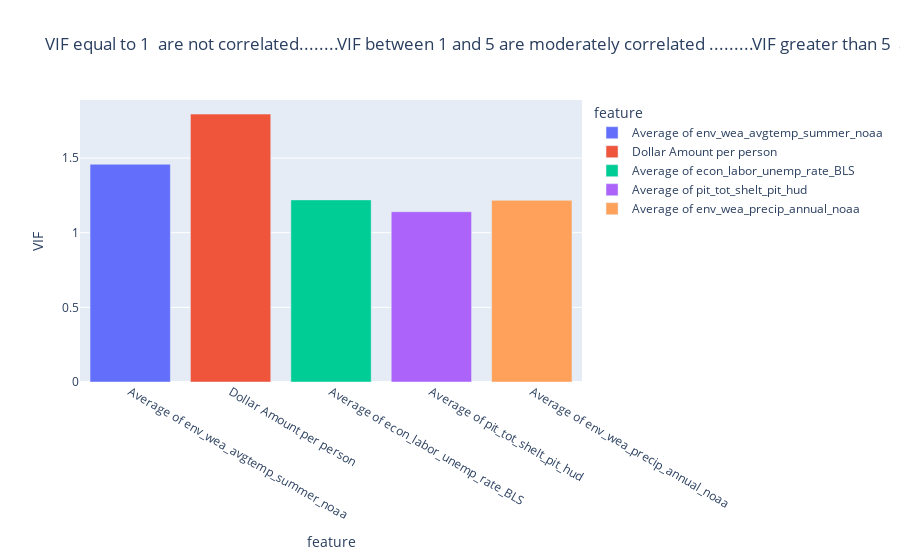

The notebook cell saved with this chart:
### Code cell
vif1 = calc_vif_from_scratch(State_Homelessness_Population_Factors_dd_new_features[['Average of env_wea_avgtemp_summer_noaa',
'Dollar Amount per person',
'Average of econ_labor_unemp_rate_BLS',
'Average of pit_tot_shelt_pit_hud',
'Average of env_wea_precip_annual_noaa']])
import plotly.express as px

fig = px.bar(vif1, x='feature', y='VIF', color='feature', title ='VIF equal to 1  are not correlated' '........' 'VIF between 1 and 5 are moderately correlated ''.........''VIF greater than 5  are highly correlated.')#,'VIF between 1 and 5 = variables are moderately correlated', 'VIF greater than 5 = variables are highly correlated')
fig.show()

### Figure 1 — Plotly figure (JSON) as saved in the notebook; plotly's stock layout.template omitted (floating-point values rounded to 4 significant figures)
{"data": [{"alignmentgroup": "True", "hovertemplate": "feature=%{x}<br>VIF=%{y}<extra></extra>", "legendgroup": "Average of env_wea_avgtemp_summer_noaa", "marker": {"color": "#636efa", "pattern": {"shape": ""}}, "name": "Average of env_wea_avgtemp_summer_noaa", "offsetgroup": "Average of env_wea_avgtemp_summer_noaa", "orientation": "v", "showlegend": true, "textposition": "auto", "type": "bar", "x": ["Average of env_wea_avgtemp_summer_noaa"], "xaxis": "x", "y": [1.459], "yaxis": "y"}, {"alignmentgroup": "True", "hovertemplate": "feature=%{x}<br>VIF=%{y}<extra></extra>", "legendgroup": "Dollar Amount per person", "marker": {"color": "#EF553B", "pattern": {"shape": ""}}, "name": "Dollar Amount per person", "offsetgroup": "Dollar Amount per person", "orientation": "v", "showlegend": true, "textposition": "auto", "type": "bar", "x": ["Dollar Amount per person"], "xaxis": "x", "y": [1.795], "yaxis": "y"}, {"alignmentgroup": "True", "hovertemplate": "feature=%{x}<br>VIF=%{y}<extra></extra>", "legendgroup": "Average of econ_labor_unemp_rate_BLS", "marker": {"color": "#00cc96", "pattern": {"shape": ""}}, "name": "Average of econ_labor_unemp_rate_BLS", "offsetgroup": "Average of econ_labor_unemp_rate_BLS", "orientation": "v", "showlegend": true, "textposition": "auto", "type": "bar", "x": ["Average of econ_labor_unemp_rate_BLS"], "xaxis": "x", "y": [1.22], "yaxis": "y"}, {"alignmentgroup": "True", "hovertemplate": "feature=%{x}<br>VIF=%{y}<extra></extra>", "legendgroup": "Average of pit_tot_shelt_pit_hud", "marker": {"color": "#ab63fa", "pattern": {"shape": ""}}, "name": "Average of pit_tot_shelt_pit_hud", "offsetgroup": "Average of pit_tot_shelt_pit_hud", "orientation": "v", "showlegend": true, "textposition": "auto", "type": "bar", "x": ["Average of pit_tot_shelt_pit_hud"], "xaxis": "x", "y": [1.141], "yaxis": "y"}, {"alignmentgroup": "True", "hovertemplate": "feature=%{x}<br>VIF=%{y}<extra></extra>", "legendgroup": "Average of env_wea_precip_annual_noaa", "marker": {"color": "#FFA15A", "pattern": {"shape": ""}}, "name": "Average of env_wea_precip_annual_noaa", "offsetgroup": "Average of env_wea_precip_annual_noaa", "orientation": "v", "showlegend": true, "textposition": "auto", "type": "bar", "x": ["Average of env_wea_precip_annual_noaa"], "xaxis": "x", "y": [1.217], "yaxis": "y"}], "layout": {"barmode": "relative", "legend": {"title": {"text": "feature"}, "tracegroupgap": 0}, "title": {"text": "VIF equal to 1  are not correlated........VIF between 1 and 5 are moderately correlated .........VIF greater than 5  are highly correlated."}, "xaxis": {"anchor": "y", "categoryarray": ["Average of env_wea_avgtemp_summer_noaa", "Dollar Amount per person", "Average of econ_labor_unemp_rate_BLS", "Average of pit_tot_shelt_pit_hud", "Average of env_wea_precip_annual_noaa"], "categoryorder": "array", "domain": [0, 1], "title": {"text": "feature"}}, "yaxis": {"anchor": "x", "domain": [0, 1], "title": {"text": "VIF"}}}}
